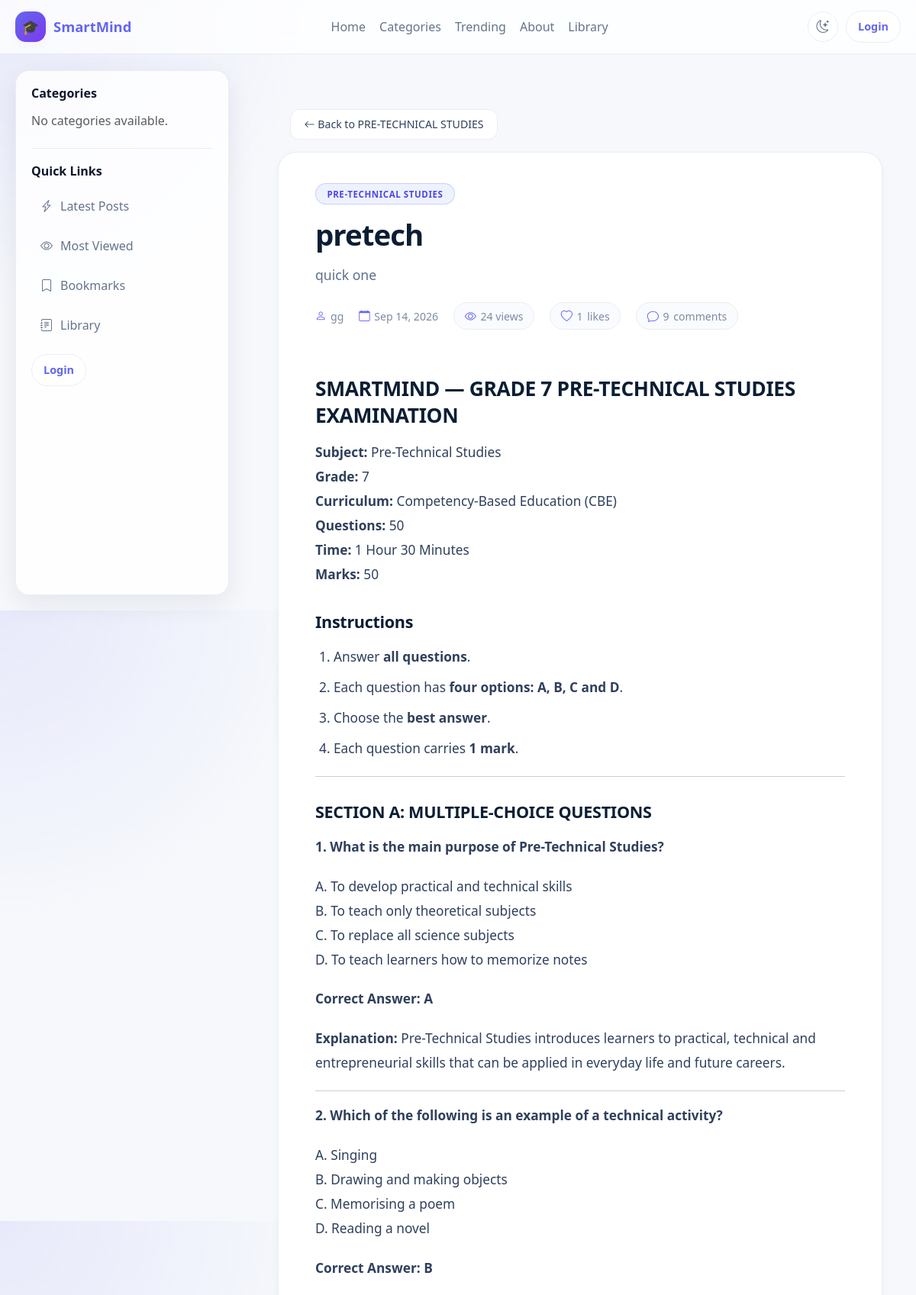
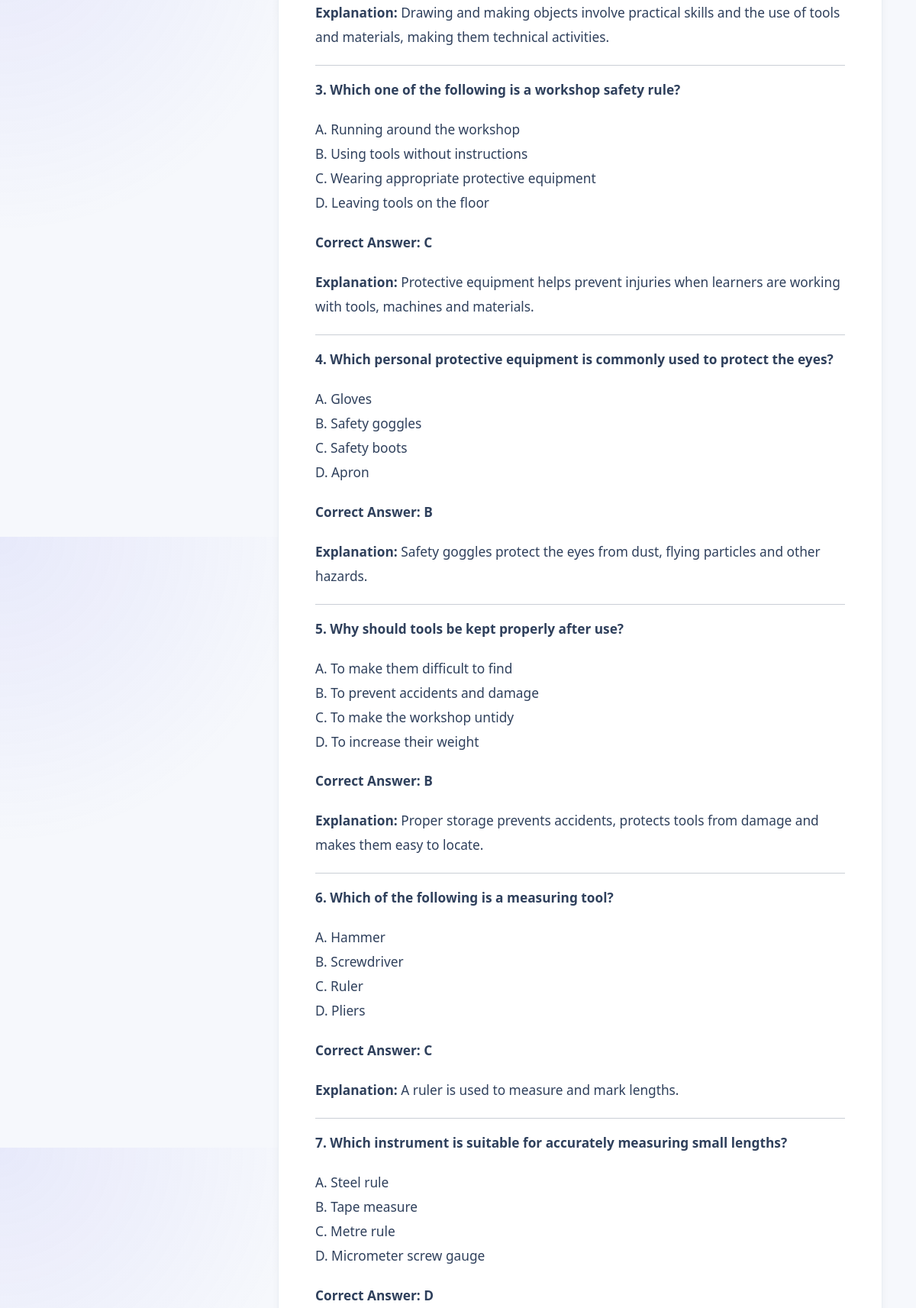
Screenshot of /posts/pretech-d65f4e/ (upper part) with the database file from the repository (2 pictures, top to bottom).
### blog/models.py (models this page shows, shortened)
class Post(models.Model):
    STATUS_CHOICES = [
        ("draft", "Draft"),
        ("published", "Published"),
    ]
    title = models.CharField(
        max_length=200
    )
    slug = models.SlugField(
        max_length=200,
        unique=True,
        blank=True
    )
    category = models.ForeignKey(
        Category,
        on_delete=models.CASCADE
    )
    tags = models.ManyToManyField(
        Tag,
        blank=True
    )
    excerpt = models.TextField(
        max_length=500
    )
    content = CKEditor5Field(
        "Content",
        config_name="default"
    )
    school = models.ForeignKey(
        "schools.School",
        on_delete=models.CASCADE,
        related_name="posts",
        null=True,
        blank=True
    )
    target_classes = models.ManyToManyField(
        "schools.SchoolClass",
        blank=True,
        related_name="posts"
    )
    author = models.ForeignKey(
        User,
        on_delete=models.CASCADE,
        related_name="posts"
    )
    approved = models.BooleanField(
        default=False
    )
    is_featured = models.BooleanField(
        default=False
    )
    video = CloudinaryField(
    resource_type='video',
    folder='videos/',
    blank=True,
    null=True,
)
    youtube_url = models.URLField(
        blank=True,
        null=True
    )
    view_count = models.PositiveIntegerField(
        default=0
    )
    likes = models.ManyToManyField(
        User,
        related_name="liked_posts",
        blank=True
    )
    status = models.CharField(
        max_length=10,
        choices=STATUS_CHOICES,
        default="draft"
    )
    created_at = models.DateTimeField(
        auto_now_add=True
    )
    updated_at = models.DateTimeField(
        auto_now=True
    )
    visible_to_all = models.BooleanField(
        default=False
    )
    class Meta:
        ordering = ["-created_at"]
        indexes = [
            models.Index(
                fields=["school"]
            ),
            models.Index(
                fields=["status", "approved"]
            ),
        ]

class Category(models.Model):
    name = models.CharField(
        max_length=100,
        unique=True
    )
    slug = models.SlugField(
        max_length=110,
        unique=True,
        blank=True
    )
    class Meta:
        verbose_name_plural = "Categories"
        ordering = ["name"]

### accounts/models.py (models this page shows, shortened)
class User(AbstractUser):
    ROLE_CHOICES = [
        ("school_admin", "School Admin"),
        ("teacher", "Teacher"),
        ("student", "Student"),
        ("parent", "Parent"),
    ]
    role = models.CharField(
        max_length=20,
        choices=ROLE_CHOICES,
        default="student",
        db_index=True,
    )
    school = models.ForeignKey(
        "schools.School",
        on_delete=models.CASCADE,
        related_name="users",
        null=True,
        blank=True,
    )
    school_class = models.ForeignKey(
        "schools.SchoolClass",
        on_delete=models.SET_NULL,
        related_name="students",
        null=True,
        blank=True,
    )
    teacher_role = models.ForeignKey(
        "TeacherRole",
        on_delete=models.SET_NULL,
        null=True,
        blank=True,
        related_name="teachers",
    )
    admission_number = models.CharField(
        max_length=30,
        unique=True,
        blank=True,
        null=True,
        db_index=True,
    )
    employee_number = models.CharField(
        max_length=30,
        unique=True,
        blank=True,
        null=True,
        db_index=True,
    )
    tsc_number = models.CharField(
        max_length=30,
        blank=True,
        null=True,
    )
    phone_number = models.CharField(max_length=20, blank=True)
    profile_picture = models.ImageField(upload_to="profiles/", blank=True, null=True)
    date_of_birth = models.DateField(blank=True, null=True)
    is_verified = models.BooleanField(default=False)
    created_at = models.DateTimeField(default=timezone.now)
    updated_at = models.DateTimeField(auto_now=True)
    is_approved = models.BooleanField(
        default=False,
        db_index=True,
        help_text=(
            "False for teacher/parent/school_admin until a superadmin approves. "
            "Students are auto-approved in clean()."
        ),
    )
    approval_requested_at = models.DateTimeField(default=timezone.now)
    approved_by = models.ForeignKey(
        "self",
        null=True,
        blank=True,
        on_delete=models.SET_NULL,
        related_name="approved_users",
    )
    def clean(self):
        super().clean()
        if self.is_superuser:
            return
        role_changed = False
        if self.pk:
            previous = (
                type(self)
                .objects.filter(pk=self.pk)
                .values_list("role", flat=True)
                .first()
            )
            if previous is not None and previous != self.role:
                role_changed = True
        if self.role == "student":
            self.is_approved = True
            self.approved_by = None
        elif not self.pk or role_changed:
            self.is_approved = False
            self.approved_by = None
            self.approval_requested_at = timezone.now()
        if self.role == "teacher":
            if not self.employee_number:
                raise ValidationError(
                    {"employee_number": "Teachers must have an employee number."}
                )
            if not self.teacher_role:
                raise ValidationError(
                    {"teacher_role": "Teachers must have a teacher role."}
                )
        if self.role == "student" and not self.admission_number:
            raise ValidationError(
                {"admission_number": "Students must have an admission number."}
            )
        if self.role != "teacher":
            self.teacher_role = None

### blog/views.py (the view)
def post_detail(request, slug):
    post = get_object_or_404(
        Post.objects
        .select_related("author", "category", "school")
        .prefetch_related(
            "tags",
            "images",
            "attachments",
            "likes",
        ),
        slug=slug,
    )
    viewed_posts = request.session.get("viewed_posts", [])
    if post.pk not in viewed_posts:
        Post.objects.filter(pk=post.pk).update(
            view_count=F("view_count") + 1
        )
        post.refresh_from_db(fields=["view_count"])
        viewed_posts.append(post.pk)
        request.session["viewed_posts"] = viewed_posts
    comments = get_post_comments(request, post)
    comments_count = (
        Comment.objects
        .filter(post=post)
        .count()
    )
    is_liked = (
        request.user.is_authenticated
        and post.likes.filter(pk=request.user.pk).exists()
    )
    likes_count = post.likes.count()
    views_count = post.view_count
    _attach_post_reactions(request, post)
    can_edit = can_manage_post(request, post)
    can_delete = can_edit
    context = {
        "post": post,
        "comments": comments,
        "comments_count": comments_count,
        "likes_count": likes_count,
        "views_count": views_count,
        "is_liked": is_liked,
        "can_edit": can_edit,
        "can_delete": can_delete,
        "comment_form": CommentForm(),
        "reaction_choices": CommentReaction.REACTION_CHOICES,
    }
    return render(request, "post_detail.html", context)

### blog/views.py (called while the page is built)
def get_user_role(request):
    return getattr(request.user, "role", None)

def can_manage_post(request, post):
    user_role = get_user_role(request)
    return (
        request.user.is_authenticated
        and (
            request.user.is_superuser
            or user_role == "school_admin"
            or (
                user_role == "teacher"
                and post.author_id == request.user.pk
            )
        )
    )

def _attach_comment_meta(comment, user_id):
    comment.likes_count = comment.liked_by.count()
    if user_id:
        comment.liked_by_current_user = any(
            u.pk == user_id for u in comment.liked_by.all()
        )
    else:
        comment.liked_by_current_user = False
    counts = {}
    user_reaction = None
    for rxn in comment.reactions.all():
        counts[rxn.reaction] = counts.get(rxn.reaction, 0) + 1
        if user_id and rxn.user_id == user_id:
            user_reaction = rxn.reaction
    comment.reaction_counts = counts
    comment.user_reaction = user_reaction
    comment.total_reactions = sum(counts.values())
    if not hasattr(comment, "replies_list"):
        comment.replies_list = []

def _build_comment_tree(comments):
    by_id = {c.pk: c for c in comments}
    for c in comments:
        c.replies_list = []
    roots = []
    for c in comments:
        if c.parent_id and c.parent_id in by_id:
            by_id[c.parent_id].replies_list.append(c)
        else:
            roots.append(c)
    def sort_tree(nodes):
        nodes.sort(key=lambda x: x.created_at)
        for n in nodes:
            sort_tree(n.replies_list)
    roots.sort(key=lambda x: x.created_at, reverse=True)
    for r in roots:
        sort_tree(r.replies_list)
    return roots

def get_post_comments(request, post):
    all_comments = list(
        Comment.objects
        .filter(post=post)
        .select_related("author")
        .prefetch_related("liked_by", "reactions")
        .order_by("created_at")
    )
    user_id = (
        request.user.pk
        if request.user.is_authenticated
        else None
    )
    for c in all_comments:
        _attach_comment_meta(c, user_id)
    return _build_comment_tree(all_comments)

### blog/templates/post_detail.html (shortened to what this page needs)
{% extends "base.html" %}
{% load static %}
{% block content %}
<div class="post-container">
    <div class="mb-3">
        <a href="{% url 'blog:category_post' post.category.slug %}"
           class="btn btn-outline-secondary">
            <i class="bi bi-arrow-left"></i>
            Back to {{ post.category.name }}
        </a>
    </div>
    <article class="post-card">
        <div class="post-header">
            {% if post.category %}
                <span class="badge bg-primary mb-3">
                    {{ post.category.name }}
                </span>
            {% endif %}
            <h1 class="post-title">{{ post.title }}</h1>
            {% if post.excerpt %}
                <p class="lead text-muted">{{ post.excerpt }}</p>
            {% endif %}
            <div class="post-meta-row">
                <span class="meta-item">
                    <i class="bi bi-person"></i>
                    {{ post.author.get_full_name|default:post.author.username }}
                </span>
                <span class="meta-item">
                    <i class="bi bi-calendar"></i>
                    {{ post.created_at|date:"M d, Y" }}
                </span>
                <span class="stat-pill">
                    <i class="bi bi-eye"></i>
                    {{ views_count }} views
                </span>
                <span class="stat-pill">
                    <i class="bi bi-heart"></i>
                    <span id="like-count">{{ likes_count }}</span>
                    likes
                </span>
                <span class="stat-pill">
                    <i class="bi bi-chat"></i>
                    <span class="comments-count-display">{{ comments_count }}</span>
                    comments
                </span>
            </div>
        </div>
        <div class="post-content">
            {{ post.content|safe }}
        </div>
    </article>
</div>
{% endblock %}

### blog/templates/base.html (style rules this page uses)
:root, [data-theme="light"] { --bg: #f6f8fc; --surface: rgba(255, 255, 255, 0.82); --surface-solid: #ffffff; --surface-alt: #f8fafc; --text: #0f172a; --muted: #64748b; --primary: #6366f1; --primary-2: #4f46e5; --primary-soft: #eef2ff; --border: rgba(148, 163, 184, 0.18); --border-solid: #e9eef4; --shadow: 0 12px 35px rgba(15, 23, 42, 0.08); --shadow-sm: 0 4px 12px rgba(15, 23, 42, 0.04); --navbar-bg: rgba(255, 255, 255, 0.76); --radius: 18px; --navbar-h: 72px; --sidebar-w: 280px; --layout-pad: 20px; --ease: cubic-bezier(.4, 0, .2, 1); }
* { box-sizing: border-box; }
html { scroll-behavior: smooth; }
body { margin: 0; font-family: system-ui, -apple-system, BlinkMacSystemFont, "Segoe UI", sans-serif; background: radial-gradient(circle at top left, rgba(99, 102, 241, 0.10), transparent 28%), linear-gradient(180deg, var(--bg) 0%, var(--bg) 100%); color: var(--text); overflow-x: hidden; transition: background-color .3s var(--ease), color .3s var(--ease); }
a { text-decoration: none; }

### smartmind_ai/templates/smartmind_ai/chatbot.html (style rules this page uses)
:root { --sm-primary: #6366f1; --sm-primary-hover: #4f46e5; --sm-primary-soft: #eef2ff; --sm-primary-text: #4f46e5; --sm-surface: #ffffff; --sm-surface-alt: #f5f7fb; --sm-surface-muted: #f1f5f9; --sm-text: #1f2937; --sm-text-muted: #4b5563; --sm-text-soft: #6b7280; --sm-border: #e5e7eb; --sm-border-soft: #f0f3f9; --sm-user-bubble-bg: #6366f1; --sm-user-bubble-text: #ffffff; --sm-ai-bubble-bg: #ffffff; --sm-ai-bubble-text: #1f2937; --sm-code-bg: #f1f5f9; --sm-code-text: #1f2937; --sm-pre-bg: #111827; --sm-pre-text: #f8fafc; --sm-shadow-sm: 0 3px 10px rgba(15, 23, 42, .06); --sm-shadow-md: 0 10px 30px rgba(15, 23, 42, .18); --sm-shadow-lg: 0 20px 60px rgba(15, 23, 42, .25); --sm-ease: cubic-bezier(.4, 0, .2, 1); }

### rows the page displays
Post: category.name "PRE-TECHNICAL STUDIES", title "pretech", excerpt "quick one", author.get_full_name "gg", created_at "Sep 14, 2026", content "SMARTMIND — GRADE 7 PRE-TECHNICAL STUDIES EXAMINATION Subject: Pre-Technical Studies Grade: 7 Curriculum: Competency-Based Education (CBE) Questions: 50 Time: 1 Hour 30 Minutes Marks: 50 Instructions Answer all questions . Each question has four options: A, B, C and D . Choose the best answer . Each question carries 1 mark . SECTION A: MULTIPLE-CHOICE QUESTIONS 1. What is the main purpose of Pre-Technical Studies? A. To develop practical and technical skills B. To teach only theoretical subjects C. To replace all science subjects D. To teach learners how to memorize notes Correct Answer: A Explanation: Pre-Technical Studies introduces learners to practical, technical and entrepreneurial…"

### other values shown
{{ views_count }} "24"
{{ likes_count }} "1"
{{ comments_count }} "9"
